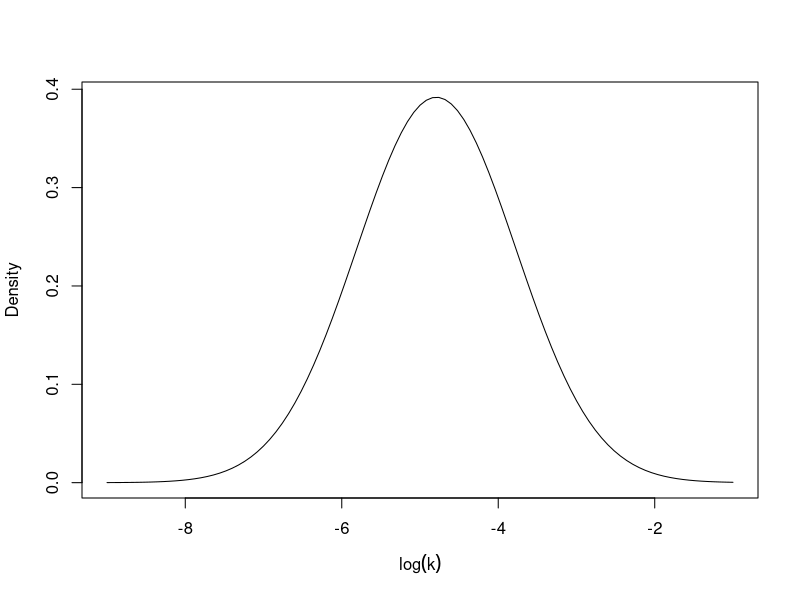
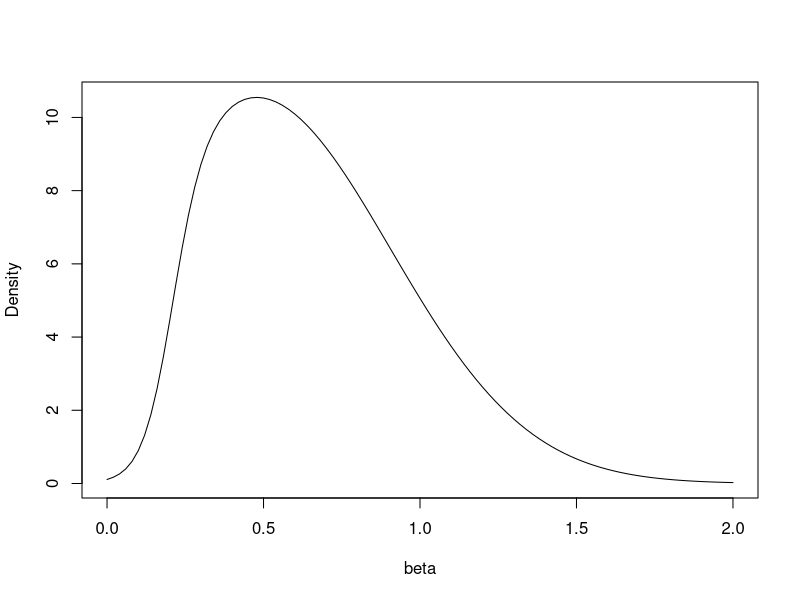
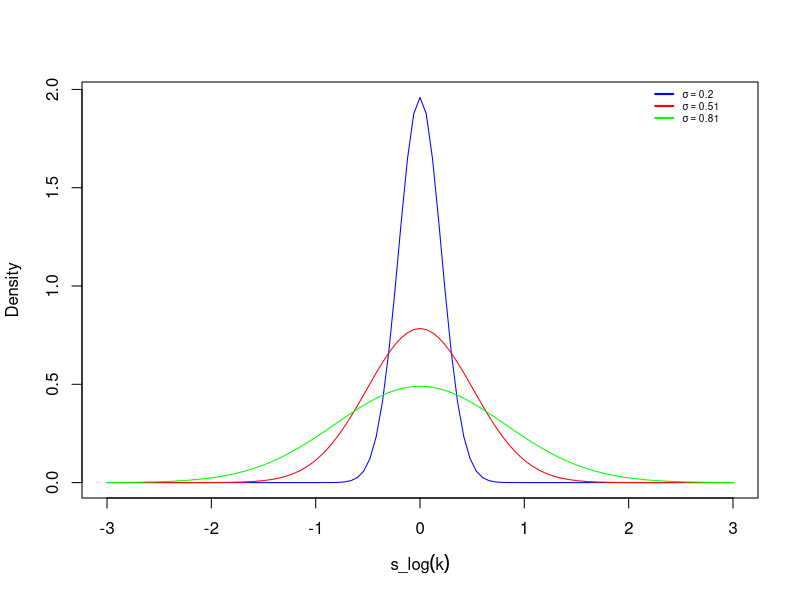
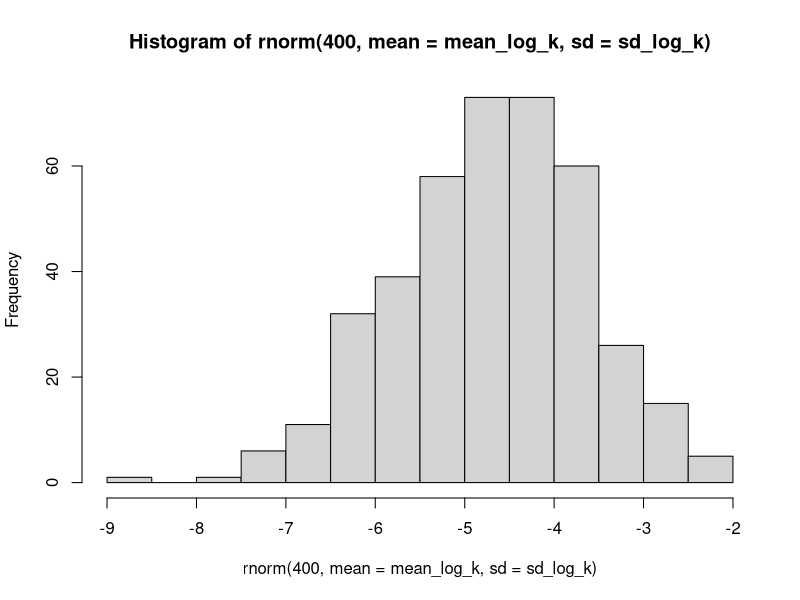
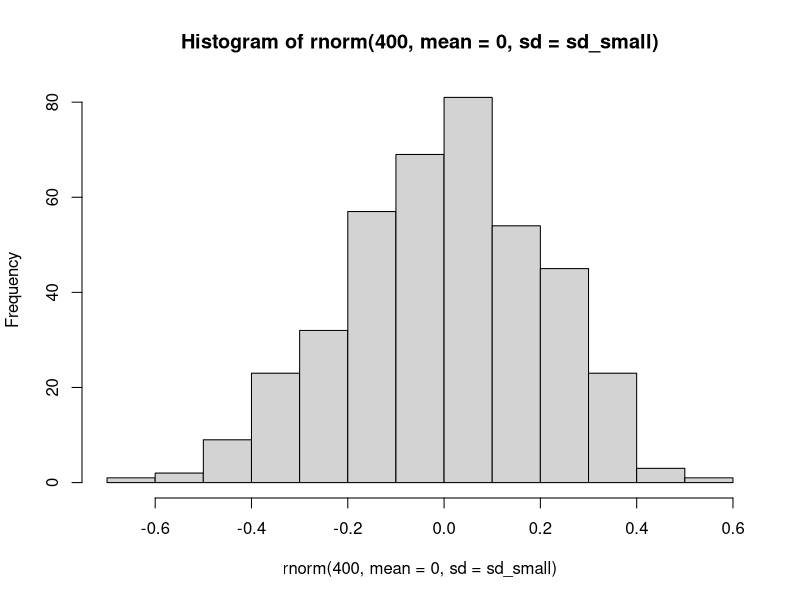
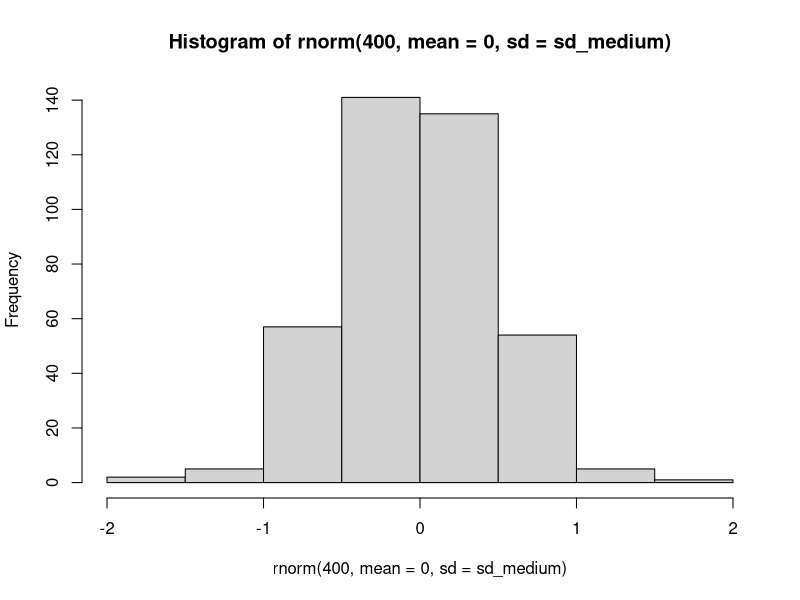
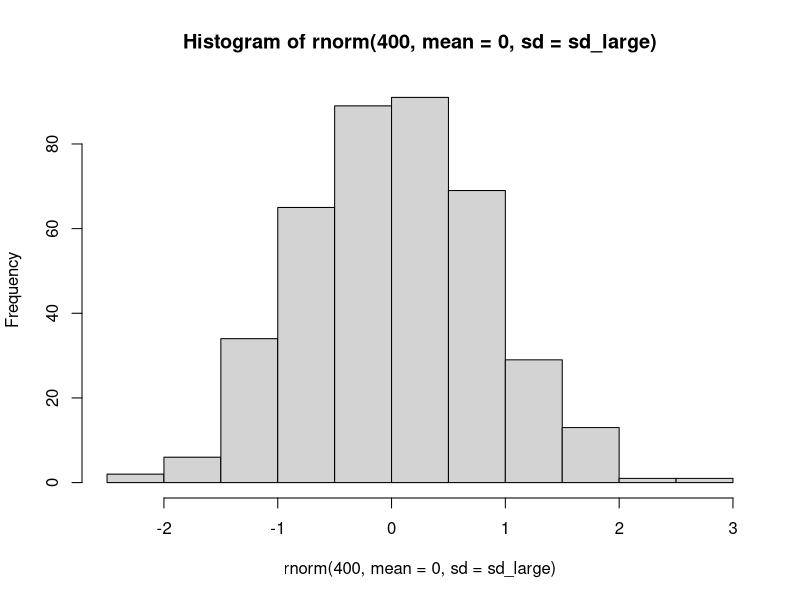
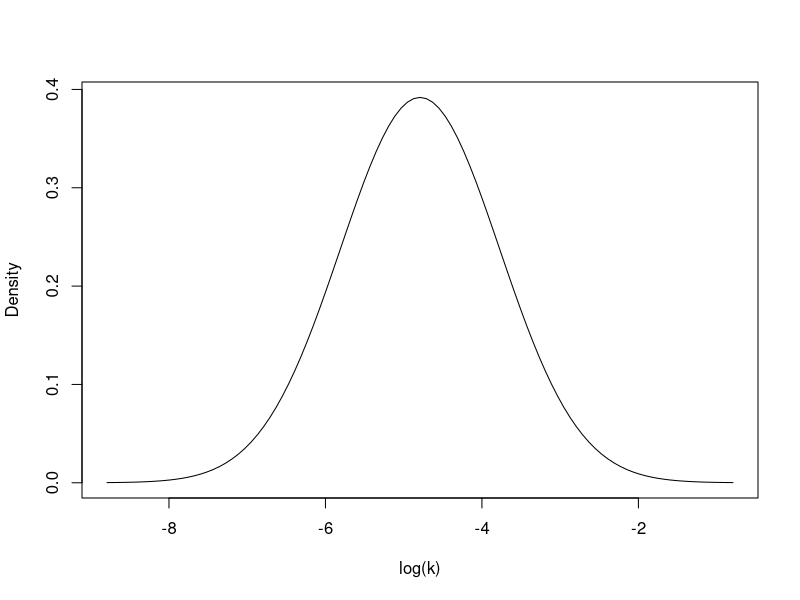

Here is the R script that generated these plots, in order:
library('truncnorm')

mean_log_k <- log(0.0083)
q1_log_k <- log(0.0042)
q3_log_k <- log(0.0166)

mean_beta <- 1/2.16
q1_beta <- 1/1.06
q3_beta <- 1/2.88

sd_log_k <- (q3_log_k - q1_log_k) / 1.35
sd_beta <- (q1_beta - q3_beta) / 1.35

# 50% -> 0.674
z_value <- 1


get_x2 <- function(d, x1, sd){
  x2 <- d * sd + x1
  return(x2)
}

logistic_function <- function(x, k, x0){
  return(10 / (1 + exp(-k * (x - x0))))
}


sd_small <- abs((mean_log_k - get_x2(0.2, mean_log_k, sd_log_k)) / z_value)
sd_medium <- abs((mean_log_k - get_x2(0.5, mean_log_k, sd_log_k)) / z_value)
sd_large <- abs((mean_log_k - get_x2(0.8, mean_log_k, sd_log_k)) / z_value)


x <- seq(-10, 10, length=100)
curve(dnorm(x, mean_log_k, sd_log_k), -9, -1, xlab = expression(log(k)), ylab = 'Density')

curve(dtruncnorm(x, mean = mean_beta, sd = sd_beta, a = 0, b = Inf)
      *logistic_function(x, 20, 0.2), 0, 2, xlab = 'beta', ylab = 'Density')

curve(dnorm(x, 0, sd_small), -3, 3, xlab = expression(s_log(k)), ylab = 'Density', col = 'blue')
curve(dnorm(x, 0, sd_medium), -3, 3, add = TRUE, col = 'red')
curve(dnorm(x, 0, sd_large), -3, 3, add = TRUE, col = 'green')
legend("topright", col = c("blue", "red", "green"), lwd = 2, cex = 0.6, inset = c(0.05, 0), bty = "n",
       legend = c(bquote(sigma == .(round(sd_small, 2))), 
                  bquote(sigma == .(round(sd_medium, 2))),
                  bquote(sigma == .(round(sd_large, 2)))))

# Sampling
hist(rnorm(400, mean = mean_log_k, sd = sd_log_k))
hist(rnorm(400, mean = 0, sd = sd_small))
hist(rnorm(400, mean = 0, sd = sd_medium))
hist(rnorm(400, mean = 0, sd = sd_large))

curve(dnorm(x, mean = mean_log_k, sd = sd_log_k), mean_log_k-4, mean_log_k+4, xlab = 'log(k)', ylab = 'Density')

curve(dnorm(x, mean = mean_beta, sd = sd_beta), mean_beta-2, mean_beta+2, xlab = expression(beta), ylab = 'Density')
curve(logistic_function(x, 1.97, 1.94), -3, 10, ylim = range(0, 10, 1), xlab = expression(beta), ylab = expression(beta))

x_beta <- rnorm(1000000, mean = mean_beta, sd = sd_beta)
hist(x_beta)
hist(logistic_function(x_beta, 0.9, 3.45), xlab = expression(beta), main = '', xlim = c(0,2.5))


curve(logistic_function(x, 1.97, 1.94))
beta_transformed <- logistic_function(x_beta, 1.97, 1.94)
print(median(beta_transformed))
print(quantile(beta_transformed))
print(q1_beta)
print(q3_beta)


x_k <- rnorm(100000, mean = mean_log_k, sd = sd_log_k)
print(median(x_k))
print(quantile(x_k))
print(q1_log_k)
print(q3_log_k)
